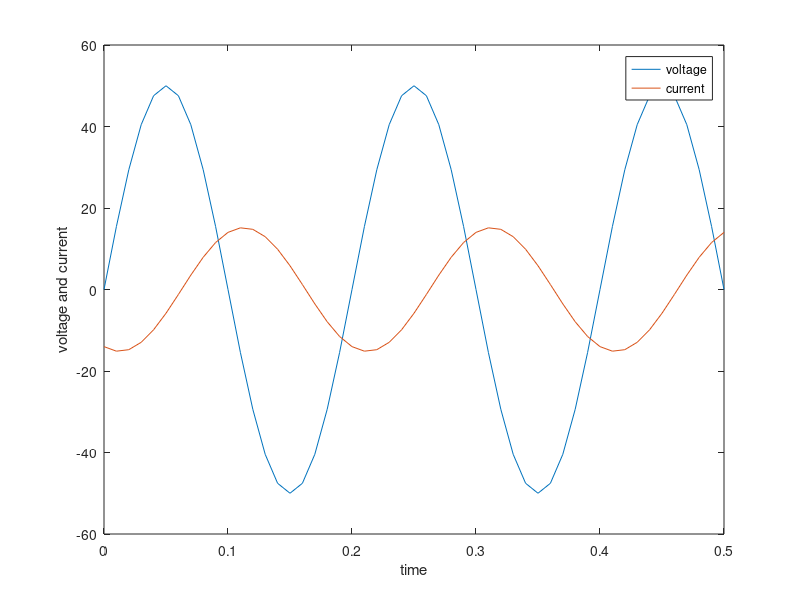

This chart was generated by the following MATLAB code:
function question3
%UNTITLED Summary of this function goes here
%   Detailed explanation goes here
t = [0:0.01:0.5];
v= 50.*sin(10*pi*t);   % refrence matlab.com
i = 10.736.*sin(10*pi*t-21.6)+10.736.*cos(10*pi*t-21.6);
plot(t,v)
hold on
plot(t,i)
legend('voltage','current')
ylabel('voltage and current')
xlabel('time')
end

